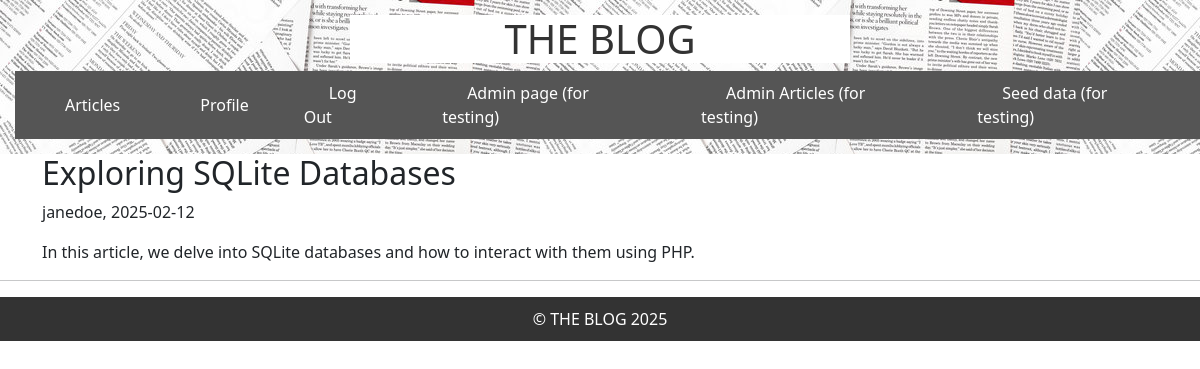
Before: /admin/show_article.php?ArticleId=2 with the older database file.
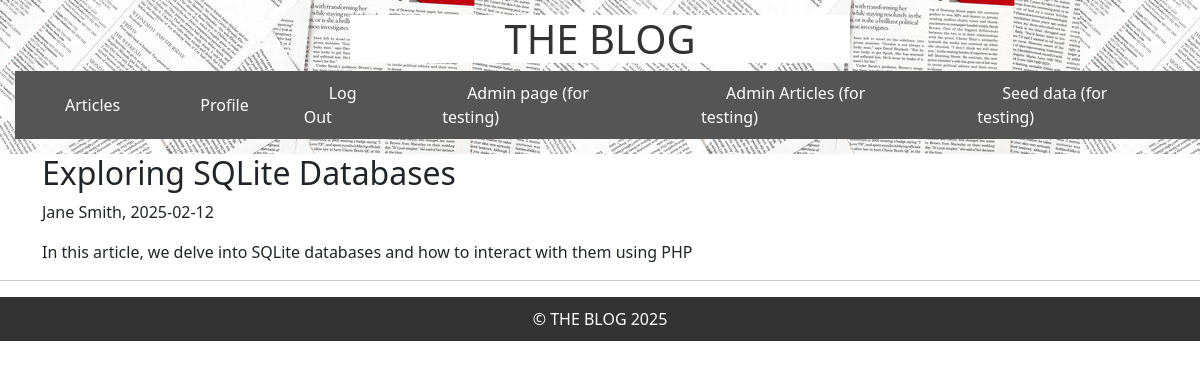
After: the same page with the newer database file.
### tables this page shows
CREATE TABLE Article
    (
        ArticleId Integer PRIMARY KEY,
        Title VARCHAR(255) NOT NULL,
        Body Text NOT NULL,
        CreateDate DATE NOT NULL,
        StartDate DATE NOT NULL,
        EndDate DATE NOT NULL,
        ContributorUsername VARCHAR(50) NOT NULL,
        FOREIGN KEY (ContributorUsername) REFERENCES Users(Username)
    );

### admin/show_article.php (the view)
<?php
include '../templates/header.php';
$db = new SQLite3('../DB/BlogDB.db');
if (isset($_GET['ArticleId'])) {
    $article = $_GET['ArticleId'];
    $stm = $db->prepare('SELECT * FROM Article WHERE ArticleId = ?');
    $stm -> bindValue(1, $article, SQLITE3_INTEGER);
    $res = $stm->execute();
    if ($res) {
        $article = $res->fetchArray(SQLITE3_ASSOC);
        echo "<div class='container'>";
        echo "<h2>" . htmlspecialchars($article['Title']) . "</h2>";
        echo "<p>" . htmlspecialchars($article['ContributorUsername']) . ", " . htmlspecialchars($article['CreateDate']) . "</p>";
        echo "<p>" . nl2br(htmlspecialchars($article['Body'])) . "</p>";
        echo "</div><hr>";
    } else {
        echo "<p>No article found.</p>";
    }
}
include '../templates/footer.php';
?>

Changed rows visible on the page:
changed article "Exploring SQLite Databases": ContributorUsername "janedoe" → "Jane Smith"; Body "In this article, we delve into SQLite databases and how to interact with them using PHP." → "In this article, we delve into SQLite databases and how to interact with them using PHP"
